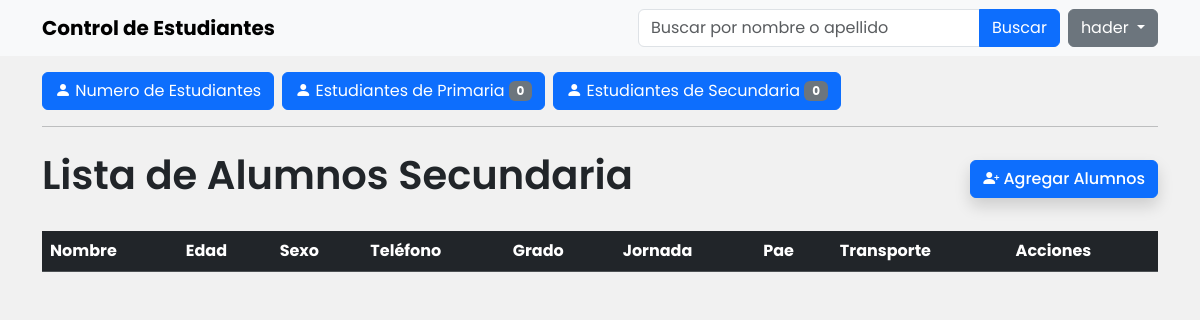
Page /secundaria/ (signed in) on the earlier database version.
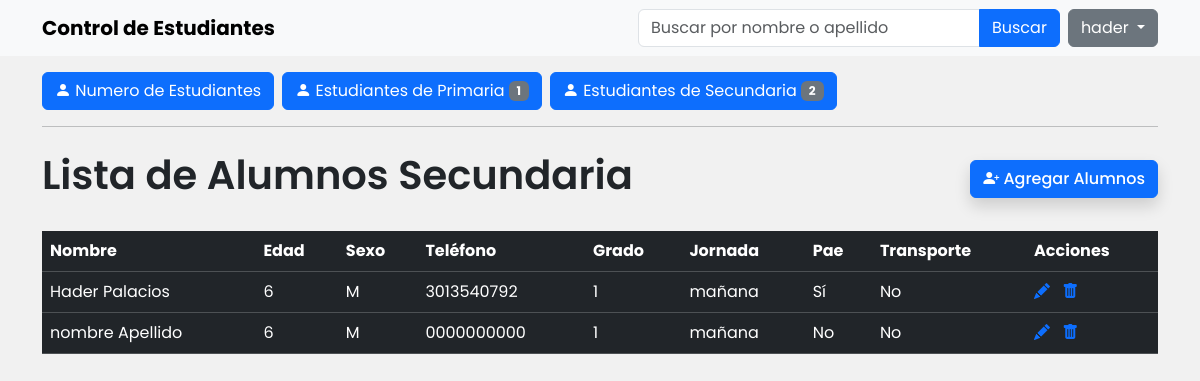
Same page on the later database version.
### Apps/Alumno/models.py (models this page shows, shortened)
class Alumno(models.Model):
    _nombre = models.CharField(max_length=150, blank=False)
    _apellido = models.CharField(max_length=150, blank=False)
    _edad = models.IntegerField(blank=False)
    _sexo = models.CharField(
        max_length=1,
        choices=[("M", "Masculino"), ("F", "Femenino")],
        blank=False,
    )
    _telefono = models.CharField(max_length=10, blank=True)
    _grado = models.CharField(
        max_length=10,
        blank=True,
        choices=[("1", "Primero"), ("2", "Segundo"), ("3", "Tercero"), ("4", "Cuarto"), ("5", "Quinto"), ("6", "Sexto"), ("7", "Séptimo"), ("8", "Octavo"), ("9", "Noveno"), ("10", "Décimo"), ("11", "Undécimo")],
    )
    _jornada = models.CharField(
        max_length=10,
        choices=[("mañana", "Mañana"), ("tarde", "Tarde")],
        blank=True,
    )
    _pae = models.BooleanField(default=False)
    _transporte = models.BooleanField(default=False)
    class Meta:
        abstract = True
    @property
    def nombre(self):
        return self._nombre
    @property
    def apellido(self):
        return self._apellido
    @property
    def edad(self):
        return self._edad
    @property
    def sexo(self):
        return self._sexo
    @property
    def telefono(self):
        return self._telefono
    @property
    def grado(self):
        return self._grado
    @property
    def jornada(self):
        return self._jornada
    @property
    def pae(self):
        return self._pae
    @property
    def transporte(self):
        return self._transporte

class EstudianteSecundaria(Alumno):
    etapa = models.CharField(
        max_length=10,
        choices=[("secundaria", "Secundaria")],
        default="secundaria"
    )
    media = models.BooleanField(
        default=False,
        help_text="Indica si el estudiante está en media académica (grados 10 y 11)"
    )

### Apps/Alumno/views.py (the view)
# urls.py: path('secundaria/', v.inicio_secundaria, name='inicio_secundaria'),
@login_required
def inicio_secundaria(request):
    query = request.GET.get('q')
    if query:
        estudiantes_secundaria = EstudianteSecundaria.objects.filter(
            Q(nombre__icontains=query) |
            Q(apellido__icontains=query)
        )
    else:
        estudiantes_secundaria = EstudianteSecundaria.objects.all()
    estudiantes_primaria = EstudiantePrimaria.objects.all()  # Asegúrate de obtener también los estudiantes de primaria
    context = {
        'estudiantes_secundaria': estudiantes_secundaria,
        'estudiantes_primaria': estudiantes_primaria,  # Pasar al contexto
        'query': query,
    }
    return render(request, 'Alumno/secundaria.html', context)

### Apps/Alumno/templates/Alumno/secundaria.html (shortened to what this page needs)
{% extends 'Alumno/base.html' %}
{% block content %}
    <section class="my-3">
        <div class="d-flex gap-2">
            <a type="button" class="btn btn-primary" href="{% url "inicio" %}">
                <i class="bi bi-person-fill"></i> Numero de Estudiantes
            </a>
            <a type="button" class="btn btn-primary" href="{% url "inicio_primaria" %}">
                <i class="bi bi-person-fill"></i> Estudiantes de Primaria <span class="badge text-bg-secondary">{{ estudiantes_primaria.count }}</span>
            </a>
            <a type="button" class="btn btn-primary" href="{% url "inicio_secundaria" %}">
                <i class="bi bi-person-fill"></i> Estudiantes de Secundaria <span class="badge text-bg-secondary">{{ estudiantes_secundaria.count }}</span>
            </a>
        </div>
    </section>
    <hr>
    <div class="d-flex justify-content-between align-items-center my-4">
        <h1 class="fw-semibold">Lista de Alumnos Secundaria</h1>
        <a class="btn btn-primary shadow fw-medium" href="{% url 'alumno_new' %}"><i class="bi bi-person-plus-fill"></i> Agregar Alumnos</a>
    </div>
    <table class="table table-dark mt-4">
        <thead>
            <tr>
                <th>Nombre</th>
                <th>Edad</th>
                <th>Sexo</th>
                <th>Teléfono</th>
                <th>Grado</th>
                <th>Jornada</th>
                <th>Pae</th>
                <th>Transporte</th>
                <th>Acciones</th>
            </tr>
        </thead>
        <tbody>
            {% for alumno in estudiantes_secundaria %}
                <tr>
                    <td>{{ alumno.nombre }} {{ alumno.apellido }}</td>
                    <td>{{ alumno.edad }}</td>
                    <td>{{ alumno.sexo }}</td>
                    <td>{{ alumno.telefono }}</td>
                    <td>{{ alumno.grado }}</td>
                    <td>{{ alumno.jornada }}</td>
                    <td>{{ alumno.pae|yesno:"Sí,No" }}</td>
                    <td>{{ alumno.transporte|yesno:"Sí,No" }}</td>
                    <td>
                        <a href="{% url 'alumno_update' alumno.id %}?next={% url 'inicio_secundaria' %}" class="me-2" aria-label="Editar"><i class="bi bi-pencil-fill"></i></a>
                        <a class="" data-bs-toggle="modal" data-bs-target="#ModalDelete" data-id="{{ alumno.id }}" role="button" aria-label="Borrar"><i class="bi bi-trash-fill"></i></a>
                    </td>
                </tr>
            {% endfor %}
        </tbody>
    </table>
{% endblock %}

Differences in the rows shown:
added EstudianteSecundaria: nombre "Hader", apellido "Palacios", edad "6", sexo "M", telefono "3013540792", grado "1", jornada "mañana", pae "Sí", transporte "No"
added EstudianteSecundaria: nombre "nombre", apellido "Apellido", edad "6", sexo "M", telefono "0000000000", grado "1", jornada "mañana", pae "No", transporte "No"
Other differences:
{{ estudiantes_primaria.count }}: "0" → "1"
{{ estudiantes_secundaria.count }}: "0" → "2"
